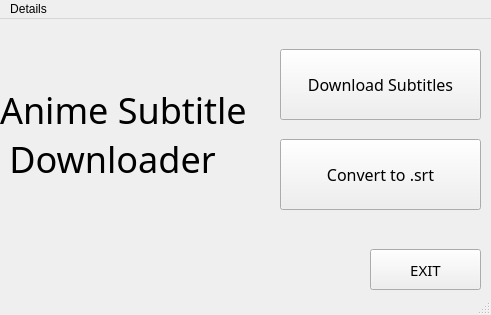
<?xml version="1.0" encoding="UTF-8"?>
<ui version="4.0">
 <class>MainWindow</class>
 <widget class="QMainWindow" name="MainWindow">
  <property name="geometry">
   <rect>
    <x>0</x>
    <y>0</y>
    <width>491</width>
    <height>315</height>
   </rect>
  </property>
  <property name="sizePolicy">
   <sizepolicy hsizetype="Fixed" vsizetype="Fixed">
    <horstretch>0</horstretch>
    <verstretch>0</verstretch>
   </sizepolicy>
  </property>
  <property name="windowTitle">
   <string>MainWindow</string>
  </property>
  <widget class="QWidget" name="centralwidget">
   <widget class="QPushButton" name="download_btn">
    <property name="enabled">
     <bool>true</bool>
    </property>
    <property name="geometry">
     <rect>
      <x>280</x>
      <y>30</y>
      <width>201</width>
      <height>71</height>
     </rect>
    </property>
    <property name="font">
     <font>
      <family>OCR A Extended</family>
      <pointsize>12</pointsize>
     </font>
    </property>
    <property name="text">
     <string>Download Subtitles</string>
    </property>
   </widget>
   <widget class="QPushButton" name="edit_btn">
    <property name="geometry">
     <rect>
      <x>280</x>
      <y>120</y>
      <width>201</width>
      <height>71</height>
     </rect>
    </property>
    <property name="font">
     <font>
      <family>OCR A Extended</family>
      <pointsize>12</pointsize>
     </font>
    </property>
    <property name="text">
     <string>Convert to .srt</string>
    </property>
   </widget>
   <widget class="QPushButton" name="exit_btn">
    <property name="geometry">
     <rect>
      <x>370</x>
      <y>230</y>
      <width>111</width>
      <height>41</height>
     </rect>
    </property>
    <property name="font">
     <font>
      <family>OCR A Extended</family>
      <pointsize>11</pointsize>
     </font>
    </property>
    <property name="text">
     <string>EXIT</string>
    </property>
   </widget>
   <widget class="QLabel" name="label">
    <property name="geometry">
     <rect>
      <x>0</x>
      <y>0</y>
      <width>261</width>
      <height>231</height>
     </rect>
    </property>
    <property name="font">
     <font>
      <family>Papyrus</family>
      <pointsize>27</pointsize>
     </font>
    </property>
    <property name="text">
     <string>Anime Subtitle 
 Downloader</string>
    </property>
   </widget>
  </widget>
  <widget class="QMenuBar" name="menubar">
   <property name="geometry">
    <rect>
     <x>0</x>
     <y>0</y>
     <width>491</width>
     <height>21</height>
    </rect>
   </property>
   <widget class="QMenu" name="menuAbout">
    <property name="title">
     <string>Details</string>
    </property>
    <addaction name="actionAbout"/>
   </widget>
   <addaction name="menuAbout"/>
  </widget>
  <widget class="QStatusBar" name="statusbar"/>
  <action name="actionAbout">
   <property name="text">
    <string>About</string>
   </property>
  </action>
  <action name="actionInfo">
   <property name="text">
    <string>Info</string>
   </property>
  </action>
 </widget>
 <resources>
  <include location="rsrc.qrc"/>
 </resources>
 <connections/>
</ui>
